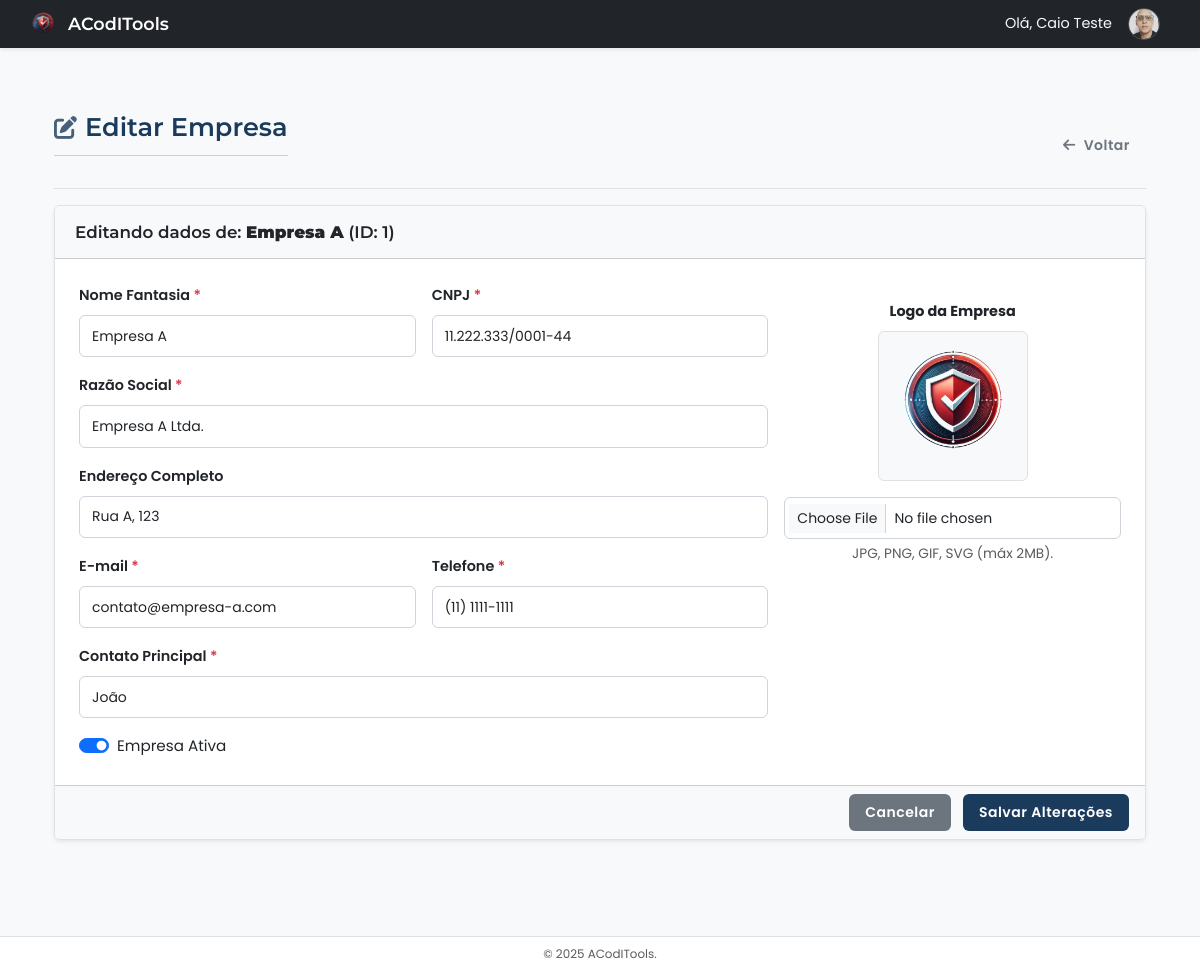
The page /admin/empresa/editar_empresa.php?id=1 (signed in) on the database as committed earlier.
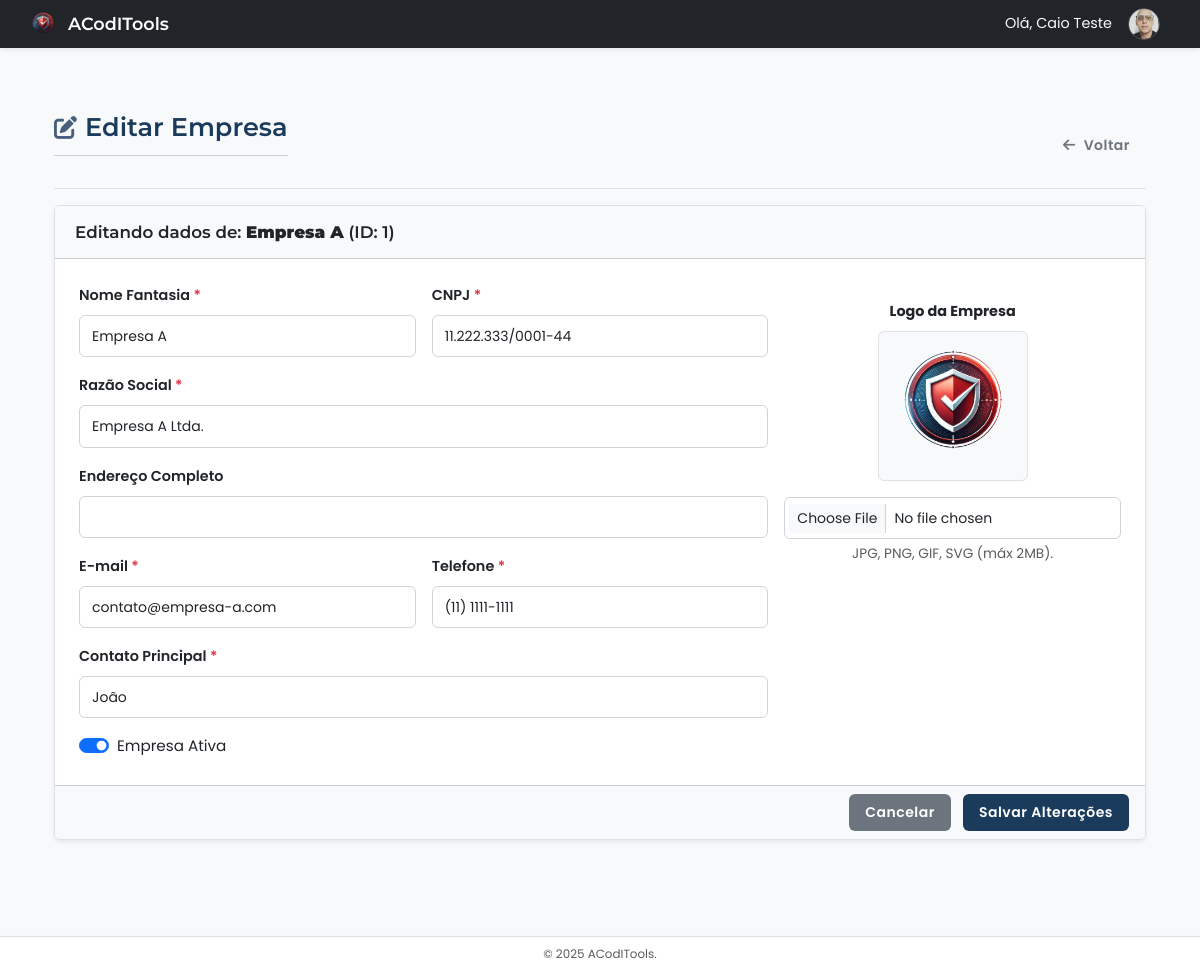
The same page on the database as committed later.
### tables this page shows
CREATE TABLE `empresas` (
  `id` int(11) NOT NULL,
  `nome` varchar(255) NOT NULL,
  `cnpj` varchar(20) DEFAULT NULL,
  `razao_social` varchar(255) DEFAULT NULL,
  `endereco` varchar(255) DEFAULT NULL,
  `contato` varchar(255) DEFAULT NULL,
  `telefone` varchar(20) DEFAULT NULL,
  `email` varchar(255) DEFAULT NULL,
  `logo` varchar(255) DEFAULT NULL,
  `data_cadastro` datetime NOT NULL DEFAULT current_timestamp(),
  `criado_por` int(11) DEFAULT NULL COMMENT 'ID do usuário que criou a empresa',
  `modificado_por` int(11) DEFAULT NULL COMMENT 'ID do usuário que modificou a empresa pela última vez',
  `data_modificacao` timestamp NULL DEFAULT current_timestamp() ON UPDATE current_timestamp() COMMENT 'Data e hora da última modificação',
  `ativo` tinyint(1) NOT NULL DEFAULT 1 COMMENT '1 = Ativo, 0 = Inativo'
);

### includes/admin_functions.php (called while the page is built, shortened)
<?php
function getEmpresaPorId(PDO $conexao, int $id): ?array {
    try {
        $stmt = $conexao->prepare("SELECT * FROM empresas WHERE id = :id");
        $stmt->bindParam(':id', $id, PDO::PARAM_INT);
        $stmt->execute();
        $empresa = $stmt->fetch(PDO::FETCH_ASSOC);
        return $empresa ?: null;
    } catch (PDOException $e) {
        error_log("Erro em getEmpresaPorId para ID $id: " . $e->getMessage());
        return null;
    }
}

### admin/empresa/editar_empresa.php (the view, shortened to what the changed rows need)
<?php
require_once __DIR__ . '/../../includes/config.php';
require_once __DIR__ . '/../../includes/layout_admin.php';
require_once __DIR__ . '/../../includes/admin_functions.php';
$empresa_id = filter_input(INPUT_GET, 'id', FILTER_VALIDATE_INT);
$empresa = getEmpresaPorId($conexao, $empresa_id);
$title = "Editar Empresa: " . htmlspecialchars($empresa['nome'] ?? 'Inválida');
echo getHeaderAdmin($title);
?>
<div class="container-fluid">
    <div class="d-flex justify-content-between flex-wrap flex-md-nowrap align-items-center pt-3 pb-2 mb-3 border-bottom">
        <h1 class="h2"><i class="fas fa-edit me-2"></i>Editar Empresa</h1>
    </div>
    <form method="POST" action="<?= $_SERVER['REQUEST_URI'] ?>" id="editEmpresaForm" class="needs-validation" novalidate enctype="multipart/form-data">
         <div class="card shadow-sm">
             <div class="card-header bg-light">Editando dados de: <strong><?= htmlspecialchars($empresa['nome']) ?></strong> (ID: <?= htmlspecialchars($empresa['id']) ?>)</div>
             <div class="card-body">
                 <div class="row g-3">
                     <div class="col-lg-8">
                         <div class="row g-3">
                             <div class="col-md-6">
                                 <label for="nome" class="form-label form-label-sm">Nome Fantasia <span class="text-danger">*</span></label>
                                 <input type="text" class="form-control form-control-sm" id="nome" name="nome" required value="<?= htmlspecialchars($empresa['nome'] ?? '') ?>" maxlength="255">
                             </div>
                              <div class="col-md-6">
                                 <label for="cnpj" class="form-label form-label-sm">CNPJ <span class="text-danger">*</span></label>
                                 <input type="text" class="form-control form-control-sm" id="cnpj" name="cnpj" required value="<?= htmlspecialchars($empresa['cnpj'] ?? '') ?>">
                             </div>
                              <div class="col-12">
                                 <label for="razao_social" class="form-label form-label-sm">Razão Social <span class="text-danger">*</span></label>
                                 <input type="text" class="form-control form-control-sm" id="razao_social" name="razao_social" required value="<?= htmlspecialchars($empresa['razao_social'] ?? '') ?>" maxlength="255">
                             </div>
                              <div class="col-12">
                                  <label for="endereco" class="form-label form-label-sm">Endereço Completo</label>
                                  <input type="text" class="form-control form-control-sm" id="endereco" name="endereco" value="<?= htmlspecialchars($empresa['endereco'] ?? '') ?>">
                              </div>
                              <div class="col-md-6">
                                  <label for="email" class="form-label form-label-sm">E-mail <span class="text-danger">*</span></label>
                                  <input type="email" class="form-control form-control-sm" id="email" name="email" required value="<?= htmlspecialchars($empresa['email'] ?? '') ?>" maxlength="255">
                              </div>
                               <div class="col-md-6">
                                  <label for="telefone" class="form-label form-label-sm">Telefone <span class="text-danger">*</span></label>
                                  <input type="text" class="form-control form-control-sm" id="telefone" name="telefone" required value="<?= htmlspecialchars($empresa['telefone'] ?? '') ?>">
                              </div>
                              <div class="col-12">
                                 <label for="contato" class="form-label form-label-sm">Contato Principal <span class="text-danger">*</span></label>
                                 <input type="text" class="form-control form-control-sm" id="contato" name="contato" required value="<?= htmlspecialchars($empresa['contato'] ?? '') ?>" maxlength="255">
                              </div>
                               <div class="col-12">
                                 <div class="form-check form-switch">
                                    <input class="form-check-input" type="checkbox" role="switch" id="ativo" name="ativo" value="1" <?= !empty($empresa['ativo']) ? 'checked' : '' ?>>
                                    <label class="form-check-label" for="ativo">Empresa Ativa</label>
                                </div>
                              </div>
                         </div>
                     </div>
                 </div>
             </div>
             <div class="card-footer bg-light text-end">
                  <a href="<?= BASE_URL ?>admin/empresa/empresa_index.php" class="btn btn-secondary btn-sm me-2">Cancelar</a>
                  <button type="submit" class="btn btn-primary btn-sm">Salvar Alterações</button>
             </div>
        </div>
    </form>
</div>
<?php
echo getFooterAdmin();
?>

Rows that differ between the two databases and show on the page:
changed empresas "Empresa A": endereco "Rua A, 123" → (not shown)
